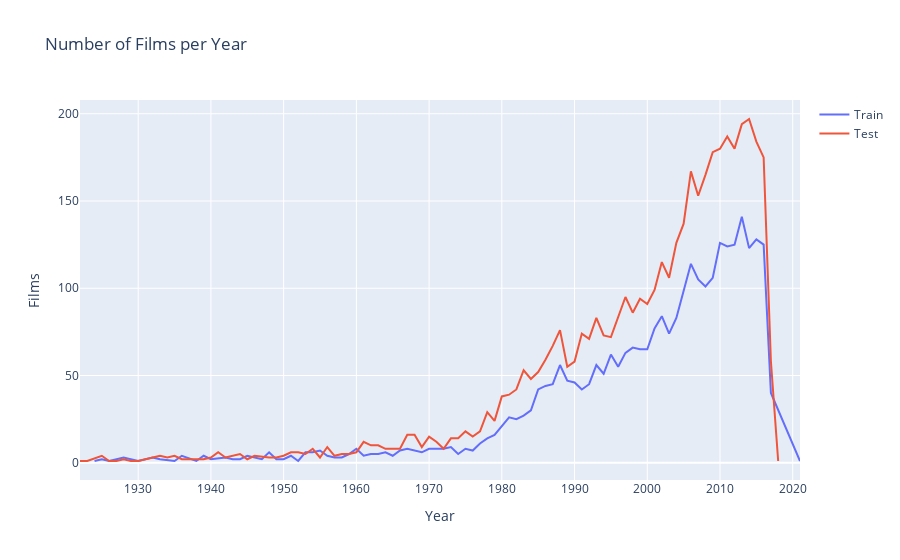

Here is the notebook cell this chart was saved with:
### Code cell
data = [go.Scatter(x=train_fy.index, y=train_fy.values, name='Train'), 
        go.Scatter(x=test_fy.index, y=test_fy.values, name='Test')]

layout = go.Layout(dict(title='Number of Films per Year', xaxis=dict(title='Year'), yaxis=dict(title='Films'),),
                   legend = dict(orientation='v'))

py.iplot(dict(data=data, layout=layout))
